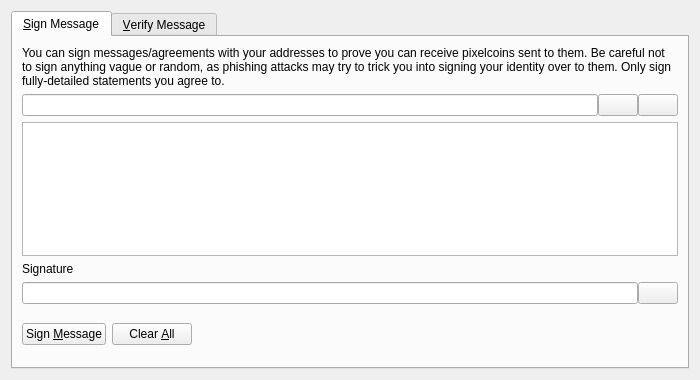
<?xml version="1.0" encoding="UTF-8"?>
<ui version="4.0">
 <class>SignVerifyMessageDialog</class>
 <widget class="QDialog" name="SignVerifyMessageDialog">
  <property name="geometry">
   <rect>
    <x>0</x>
    <y>0</y>
    <width>700</width>
    <height>380</height>
   </rect>
  </property>
  <property name="windowTitle">
   <string>Signatures - Sign / Verify a Message</string>
  </property>
  <property name="modal">
   <bool>true</bool>
  </property>
  <layout class="QVBoxLayout" name="verticalLayout">
   <item>
    <widget class="QTabWidget" name="tabWidget">
     <property name="currentIndex">
      <number>0</number>
     </property>
     <widget class="QWidget" name="tabSignMessage">
      <attribute name="title">
       <string>&amp;Sign Message</string>
      </attribute>
      <layout class="QVBoxLayout" name="verticalLayout_SM">
       <item>
        <widget class="QLabel" name="infoLabel_SM">
         <property name="text">
          <string>You can sign messages/agreements with your addresses to prove you can receive pixelcoins sent to them. Be careful not to sign anything vague or random, as phishing attacks may try to trick you into signing your identity over to them. Only sign fully-detailed statements you agree to.</string>
         </property>
         <property name="textFormat">
          <enum>Qt::PlainText</enum>
         </property>
         <property name="wordWrap">
          <bool>true</bool>
         </property>
        </widget>
       </item>
       <item>
        <layout class="QHBoxLayout" name="horizontalLayout_1_SM">
         <property name="spacing">
          <number>0</number>
         </property>
         <item>
          <widget class="QValidatedLineEdit" name="addressIn_SM">
           <property name="toolTip">
            <string>The Pixelcoin address to sign the message with</string>
           </property>
          </widget>
         </item>
         <item>
          <widget class="QPushButton" name="addressBookButton_SM">
           <property name="toolTip">
            <string>Choose previously used address</string>
           </property>
           <property name="text">
            <string/>
           </property>
           <property name="icon">
            <iconset resource="../bitcoin.qrc">
             <normaloff>:/icons/address-book</normaloff>:/icons/address-book</iconset>
           </property>
           <property name="shortcut">
            <string>Alt+A</string>
           </property>
           <property name="autoDefault">
            <bool>false</bool>
           </property>
          </widget>
         </item>
         <item>
          <widget class="QPushButton" name="pasteButton_SM">
           <property name="toolTip">
            <string>Paste address from clipboard</string>
           </property>
           <property name="text">
            <string/>
           </property>
           <property name="icon">
            <iconset resource="../bitcoin.qrc">
             <normaloff>:/icons/editpaste</normaloff>:/icons/editpaste</iconset>
           </property>
           <property name="shortcut">
            <string>Alt+P</string>
           </property>
           <property name="autoDefault">
            <bool>false</bool>
           </property>
          </widget>
         </item>
        </layout>
       </item>
       <item>
        <widget class="QPlainTextEdit" name="messageIn_SM">
         <property name="toolTip">
          <string>Enter the message you want to sign here</string>
         </property>
        </widget>
       </item>
       <item>
        <widget class="QLabel" name="signatureLabel_SM">
         <property name="text">
          <string>Signature</string>
         </property>
         <property name="textFormat">
          <enum>Qt::PlainText</enum>
         </property>
        </widget>
       </item>
       <item>
        <layout class="QHBoxLayout" name="horizontalLayout_2_SM">
         <property name="spacing">
          <number>0</number>
         </property>
         <item>
          <widget class="QLineEdit" name="signatureOut_SM">
           <property name="font">
            <font>
             <italic>true</italic>
            </font>
           </property>
           <property name="readOnly">
            <bool>true</bool>
           </property>
          </widget>
         </item>
         <item>
          <widget class="QPushButton" name="copySignatureButton_SM">
           <property name="toolTip">
            <string>Copy the current signature to the system clipboard</string>
           </property>
           <property name="text">
            <string/>
           </property>
           <property name="icon">
            <iconset resource="../bitcoin.qrc">
             <normaloff>:/icons/editcopy</normaloff>:/icons/editcopy</iconset>
           </property>
           <property name="autoDefault">
            <bool>false</bool>
           </property>
          </widget>
         </item>
        </layout>
       </item>
       <item>
        <layout class="QHBoxLayout" name="horizontalLayout_3_SM">
         <item>
          <widget class="QPushButton" name="signMessageButton_SM">
           <property name="toolTip">
            <string>Sign the message to prove you own this Pixelcoin address</string>
           </property>
           <property name="text">
            <string>Sign &amp;Message</string>
           </property>
           <property name="icon">
            <iconset resource="../bitcoin.qrc">
             <normaloff>:/icons/edit</normaloff>:/icons/edit</iconset>
           </property>
           <property name="autoDefault">
            <bool>false</bool>
           </property>
          </widget>
         </item>
         <item>
          <widget class="QPushButton" name="clearButton_SM">
           <property name="toolTip">
            <string>Reset all sign message fields</string>
           </property>
           <property name="text">
            <string>Clear &amp;All</string>
           </property>
           <property name="icon">
            <iconset resource="../bitcoin.qrc">
             <normaloff>:/icons/remove</normaloff>:/icons/remove</iconset>
           </property>
           <property name="autoDefault">
            <bool>false</bool>
           </property>
          </widget>
         </item>
         <item>
          <spacer name="horizontalSpacer_1_SM">
           <property name="orientation">
            <enum>Qt::Horizontal</enum>
           </property>
           <property name="sizeHint" stdset="0">
            <size>
             <width>40</width>
             <height>48</height>
            </size>
           </property>
          </spacer>
         </item>
         <item>
          <widget class="QLabel" name="statusLabel_SM">
           <property name="font">
            <font>
             <weight>75</weight>
             <bold>true</bold>
            </font>
           </property>
           <property name="text">
            <string/>
           </property>
           <property name="wordWrap">
            <bool>true</bool>
           </property>
          </widget>
         </item>
         <item>
          <spacer name="horizontalSpacer_2_SM">
           <property name="orientation">
            <enum>Qt::Horizontal</enum>
           </property>
           <property name="sizeHint" stdset="0">
            <size>
             <width>40</width>
             <height>48</height>
            </size>
           </property>
          </spacer>
         </item>
        </layout>
       </item>
      </layout>
     </widget>
     <widget class="QWidget" name="tabVerifyMessage">
      <attribute name="title">
       <string>&amp;Verify Message</string>
      </attribute>
      <layout class="QVBoxLayout" name="verticalLayout_VM">
       <item>
        <widget class="QLabel" name="infoLabel_VM">
         <property name="text">
          <string>Enter the receiver's address, message (ensure you copy line breaks, spaces, tabs, etc. exactly) and signature below to verify the message. Be careful not to read more into the signature than what is in the signed message itself, to avoid being tricked by a man-in-the-middle attack. Note that this only proves the signing party receives with the address, it cannot prove sendership of any transaction!</string>
         </property>
         <property name="textFormat">
          <enum>Qt::PlainText</enum>
         </property>
         <property name="alignment">
          <set>Qt::AlignLeading|Qt::AlignLeft|Qt::AlignTop</set>
         </property>
         <property name="wordWrap">
          <bool>true</bool>
         </property>
        </widget>
       </item>
       <item>
        <layout class="QHBoxLayout" name="horizontalLayout_1_VM">
         <property name="spacing">
          <number>0</number>
         </property>
         <item>
          <widget class="QValidatedLineEdit" name="addressIn_VM">
           <property name="toolTip">
            <string>The Pixelcoin address the message was signed with</string>
           </property>
          </widget>
         </item>
         <item>
          <widget class="QPushButton" name="addressBookButton_VM">
           <property name="toolTip">
            <string>Choose previously used address</string>
           </property>
           <property name="text">
            <string/>
           </property>
           <property name="icon">
            <iconset resource="../bitcoin.qrc">
             <normaloff>:/icons/address-book</normaloff>:/icons/address-book</iconset>
           </property>
           <property name="shortcut">
            <string>Alt+A</string>
           </property>
           <property name="autoDefault">
            <bool>false</bool>
           </property>
          </widget>
         </item>
        </layout>
       </item>
       <item>
        <widget class="QPlainTextEdit" name="messageIn_VM"/>
       </item>
       <item>
        <widget class="QValidatedLineEdit" name="signatureIn_VM"/>
       </item>
       <item>
        <layout class="QHBoxLayout" name="horizontalLayout_2_VM">
         <item>
          <widget class="QPushButton" name="verifyMessageButton_VM">
           <property name="toolTip">
            <string>Verify the message to ensure it was signed with the specified Pixelcoin address</string>
           </property>
           <property name="text">
            <string>Verify &amp;Message</string>
           </property>
           <property name="icon">
            <iconset resource="../bitcoin.qrc">
             <normaloff>:/icons/transaction_0</normaloff>:/icons/transaction_0</iconset>
           </property>
           <property name="autoDefault">
            <bool>false</bool>
           </property>
          </widget>
         </item>
         <item>
          <widget class="QPushButton" name="clearButton_VM">
           <property name="toolTip">
            <string>Reset all verify message fields</string>
           </property>
           <property name="text">
            <string>Clear &amp;All</string>
           </property>
           <property name="icon">
            <iconset resource="../bitcoin.qrc">
             <normaloff>:/icons/remove</normaloff>:/icons/remove</iconset>
           </property>
           <property name="autoDefault">
            <bool>false</bool>
           </property>
          </widget>
         </item>
         <item>
          <spacer name="horizontalSpacer_1_VM">
           <property name="orientation">
            <enum>Qt::Horizontal</enum>
           </property>
           <property name="sizeHint" stdset="0">
            <size>
             <width>40</width>
             <height>48</height>
            </size>
           </property>
          </spacer>
         </item>
         <item>
          <widget class="QLabel" name="statusLabel_VM">
           <property name="font">
            <font>
             <weight>75</weight>
             <bold>true</bold>
            </font>
           </property>
           <property name="text">
            <string/>
           </property>
           <property name="wordWrap">
            <bool>true</bool>
           </property>
          </widget>
         </item>
         <item>
          <spacer name="horizontalSpacer_2_VM">
           <property name="orientation">
            <enum>Qt::Horizontal</enum>
           </property>
           <property name="sizeHint" stdset="0">
            <size>
             <width>40</width>
             <height>48</height>
            </size>
           </property>
          </spacer>
         </item>
        </layout>
       </item>
      </layout>
     </widget>
    </widget>
   </item>
  </layout>
 </widget>
 <customwidgets>
  <customwidget>
   <class>QValidatedLineEdit</class>
   <extends>QLineEdit</extends>
   <header>qvalidatedlineedit.h</header>
  </customwidget>
 </customwidgets>
 <resources>
  <include location="../bitcoin.qrc"/>
 </resources>
 <connections/>
</ui>
